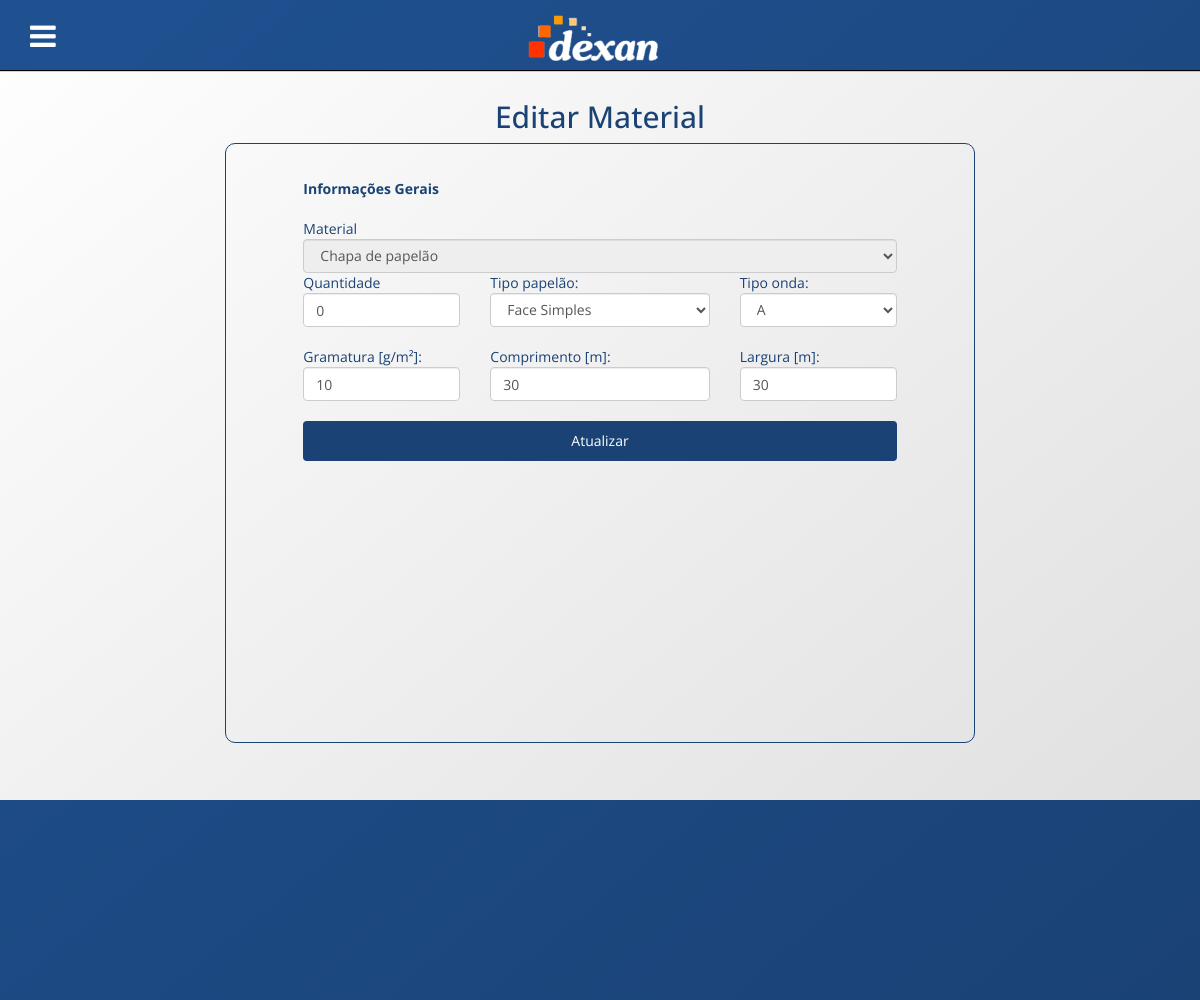
Page /editarmaterial.php?id=11 (signed in) on the earlier database version.
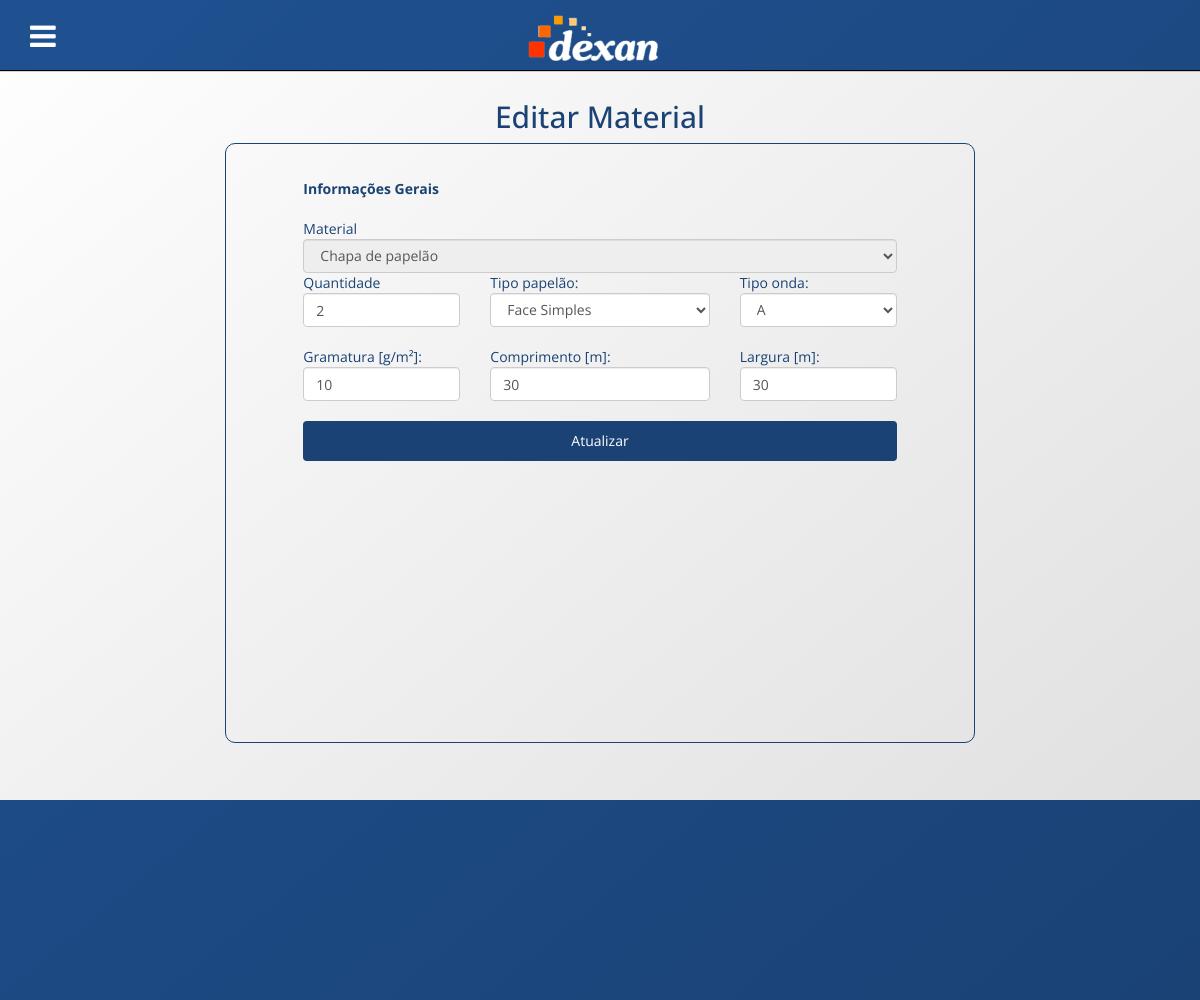
Same page on the later database version.
### tables this page shows
CREATE TABLE `chapas` (
  `cod_material` int(11) NOT NULL,
  `cod_tipo_onda` int(11) NOT NULL,
  `cod_tipo_papelao` int(11) NOT NULL,
  `gramatura` float NOT NULL,
  `comprimento` float NOT NULL,
  `largura` float NOT NULL
);

CREATE TABLE `materiais` (
  `cod` int(11) NOT NULL,
  `quantidade` int(11) NOT NULL
);

### db/database.php (called while the page is built, shortened)
<?php
function db_connect() {
    static $connection;
    if (!isset($connection)) {
        $db_host = 'localhost';
        $db_user = 'root';
        $db_password = '';
        $db_name = 'dexan_estoque';
        $connection = mysqli_connect($db_host, $db_user, $db_password, $db_name);
    }
    return $connection;
}
function db_query($query) {
    $connection = db_connect();
    return mysqli_query($connection, $query);
}
function db_select($query) {
    $rows = array();
    $result = db_query($query);
    while ($row = mysqli_fetch_assoc($result))
        $rows[] = $row;
    return $rows;
}
function db_quote($value) {
    $connection = db_connect();
    return mysqli_real_escape_string($connection, $value);
}
?>

### editarmaterial.php (the view, shortened to what the changed rows need)
<?php
include 'header.php';
function print_tipos_papelao($default=0) {
    $rows = db_select("SELECT cod,tipo FROM tipos_papelao");
    foreach ($rows as $row) {
		if ($row['cod'] == $default) {
			echo "<option value=\"$row[cod]\" selected>$row[tipo]</option>";
		} else {
			echo "<option value=\"$row[cod]\">$row[tipo]</option>";
		}
    }
}
function print_tipos_onda($default=0) {
    $rows = db_select("SELECT cod,tipo FROM tipos_onda");
    foreach ($rows as $row) {
		if ($row['cod'] == $default) {
			echo "<option value=\"$row[cod]\" selected>$row[tipo]</option>";
		} else {
			echo "<option value=\"$row[cod]\">$row[tipo]</option>";
		}
    }
}
function validar_cod_material($input) {
    return true;
}
$chapa = false;
$secundario = false;
$cod_material = 0;
if (isset($_GET['id'])) {
	$cod_material = db_quote($_GET['id']);
	if (validar_cod_material($cod_material)) {
		$rows = db_select("SELECT cod_material FROM chapas WHERE cod_material=$cod_material");
		$chapa = $rows != null;
	}
}
$largura = 0;
$comprimento = 0;
$gramatura = 0;
$cod_tipo_onda = 0;
$cod_tipo_papelao = 0;
$quantidade = 0;
$descricao = "";
if ($chapa) {
	$rows = db_select("SELECT
		materiais.quantidade AS materiais_quantidade,
		tipos_papelao.tipo AS tipos_papelao_tipo,
		tipos_onda.tipo AS tipos_onda_tipo,
		chapas.gramatura AS chapas_gramatura,
		chapas.comprimento AS chapas_comprimento,
		chapas.largura AS chapas_largura,
		materiais.cod AS materiais_cod,
		chapas.cod_tipo_onda AS chapas_cod_tipo_onda,
		chapas.cod_tipo_papelao AS chapas_cod_tipo_papelao
		FROM chapas, materiais, tipos_onda, tipos_papelao
		WHERE materiais.cod = $cod_material
			AND chapas.cod_material = materiais.cod
			AND tipos_onda.cod = chapas.cod_tipo_onda
			AND tipos_papelao.cod = chapas.cod_tipo_papelao");
	$largura = $rows[0]['chapas_largura'];
	$comprimento = $rows[0]['chapas_comprimento'];
	$gramatura = $rows[0]['chapas_gramatura'];
	$quantidade = $rows[0]['materiais_quantidade'];
	$cod_tipo_onda = $rows[0]['chapas_cod_tipo_onda'];
	$cod_tipo_papelao = $rows[0]['chapas_cod_tipo_papelao'];
} else if ($secundario) {
	$rows = db_select("SELECT
		materiais_secundarios.descricao AS materiais_secundarios_descricao,
		materiais.quantidade AS materiais_quantidade
		FROM materiais_secundarios, materiais
		WHERE materiais.cod = $cod_material AND materiais_secundarios.cod_material = materiais.cod");
	if ($rows == false) {
		die("");
	}
	$quantidade = $rows[0]['materiais_quantidade'];
	$descricao = $rows[0]['materiais_secundarios_descricao'];
}
?>
<section class="home container" id="home">
<div class="row">
	<div class="col-sm-6 col-sm-offset-3">
		<h2>Editar Material</h2>
	</div>
</div>
<div class="row">
	<div class="col-sm-8 col-sm-offset-2">
		<form action="webservice/editarmaterial.php" method="POST" class="boxCadastro">
			<br>
			<br>
			<?php if ($chapa) { ?>
				<div class="row">
					<div class="col-sm-3 col-sm-offset-1">
						Quantidade
						<input type="text" name="quantidade" class="form-control" placeholder="" value="<?php echo $quantidade; ?>">
					</div>
					<div class="col-sm-4 ">
						Tipo papelão:
						<select class="form-control" name="tipo_papelao"><?php print_tipos_papelao($cod_tipo_papelao); ?> </select><br>
					</div>
					<div class="col-sm-3 ">
						Tipo onda:
						<select class="form-control" name="tipo_onda"><?php print_tipos_onda($cod_tipo_onda); ?> </select><br>
					</div>
				</div>
				<div class="row">
					<div class="col-sm-3 col-sm-offset-1">
						Gramatura [g/m²]:
						<input type="text" class="form-control" name="gramatura" value="<?php echo $gramatura; ?>"><br>
					</div>
					<div class="col-sm-4 ">
						Comprimento [m]:
						<input type="text" class="form-control" name="comprimento" value="<?php echo $comprimento; ?>"><br>
					</div>
					<div class="col-sm-3 ">
						Largura [m]:
						<input type="text" class="form-control" name="largura" value="<?php echo $largura; ?>"><br>
					</div>
				</div>
			<?php } else if ($secundario) { ?>
                <div id="formMaterialSecundario">
    				<div class="row">
    					<div class="col-sm-3 col-sm-offset-1">
    						Quantidade
    						<input type="text" name="quantidade2" class="form-control" placeholder="" value="<?php echo $quantidade; ?>">
    					</div>
    					<div class="col-sm-4 ">
    						Descrição:
    						<input type="text" class="form-control" name="descricao" value="<?php echo $descricao; ?>"><br>
    					</div>
    				</div>
    			</div>
			<?php }?>
			<br>
	</div>
</div>
 </section>
<?php
include 'footer.php';
?>

Differences in the rows shown:
changed through a linked row, chapas: quantidade "0" → "2"
